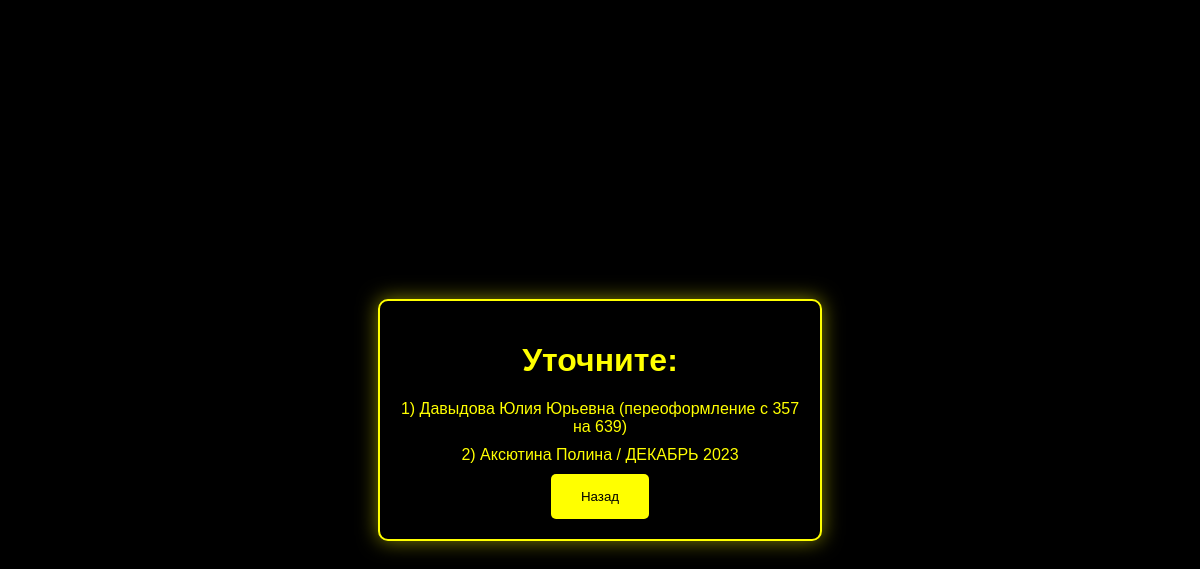
Page /client?id=3 on the earlier database version.
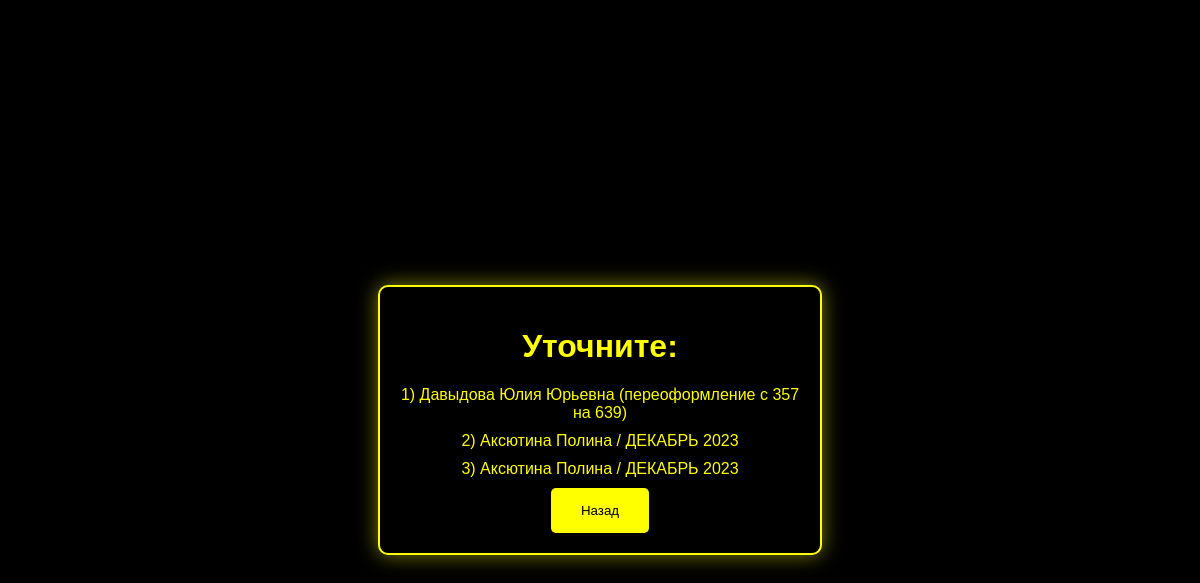
Same page on the later database version.
### main.py (models this page shows, shortened)
class Clients(db.Model):
    id = db.Column(db.Integer, primary_key=True)
    name = db.Column(db.String(100))
    phone_number = db.Column(db.String(80))
    date_signing = db.Column(db.String(100))
    activate_date = db.Column(db.String(100))
    freezing = db.Column(db.String(100))
    subscription_number = db.Column(db.String(100))
    summa = db.Column(db.String(100))
    time = db.Column(db.String(100))
    admin = db.Column(db.String(100))

### main.py (the view)
@app.route('/client', methods=['GET'])
def client():
    arrival = request.args.get('arrival')
    if arrival == 'success':
        arrival = 'true'
    else:
        arrival = 'false'
    client_subscription_number = str(request.args.get('id'))
    if request.args.get('table_id'):
        client = Clients.query.filter_by(id=request.args.get('table_id')).all()
    else:
        client = Clients.query.filter_by(subscription_number=client_subscription_number).all()
    if not client:
        res = []
        clients = Clients.query.all()
        for i in clients:
            if client_subscription_number.lower() in i.name.lower():
                res.append(i)
        if len(res) == 0:
            client = None
        else:
            client = res
    if client:
        if len(client) == 1:
            client = client[0]
            data = {
                'id': client.id,
                'name': client.name,
                'phone_number': client.phone_number,
                'date_signing': client.date_signing,
                'activate_date': client.activate_date,
                'freezing': client.freezing,
                'subscription_number': client.subscription_number,
                'summa': client.summa,
                'time': client.time,
                'admin': client.admin
            }
            return render_template('client.html', data=data, arrival=arrival)
        else:
            datas = []
            for client in client:
                data = {
                    'id': client.id,
                    'name': client.name,
                    'phone_number': client.phone_number,
                    'date_signing': client.date_signing,
                    'activate_date': client.activate_date,
                    'freezing': client.freezing,
                    'subscription_number': client_subscription_number,
                    'summa': client.summa,
                    'time': client.time,
                    'admin': client.admin
                }
                datas.append(data)
            return render_template('clients.html', data=datas, arrival=arrival)
    else:
        return render_template('no-user.html')

### templates/clients.html (shortened to what this page needs)
<!DOCTYPE html>
<html lang="en">
<head>
    <link rel="stylesheet" href="{{ url_for('static', filename='css/index.css') }}">
</head>
<body>
    <div class="container">
        <h1>Уточните:</h1>
        <ul>
                {% for el in data %}
                <li><a href="/client?table_id={{ el.id }}">{{ loop.index }}) {{ el.name }}</a></li>
                {% endfor %}
            <form action="/" method="get">
                <input type="submit" value="Назад">
            </form>
        </ul>
    </div>
</body>
</html>

### static/css/index.css (style rules this page uses)
body { background-color: #000; color: #fff; font-family: Arial, sans-serif; }
.container { max-width: 400px; margin: 100px auto; padding: 20px; text-align: center; background-color: #000; border-radius: 10px; box-shadow: 0 0 20px rgba(255, 255, 0, 0.5); }
input[type="submit"] { background-color: #ff0; color: #000; border: none; padding: 15px 30px; cursor: pointer; border-radius: 5px; transition: background-color 0.3s, transform 0.3s; }

### templates/clients.html (style rules this page uses)
body { background-color: black; color: yellow; font-family: Arial, sans-serif; margin: 0; padding: 20px; display: flex; justify-content: center; align-items: center; height: 100vh; }
.container { border: 2px solid yellow; padding: 20px; border-radius: 10px; }
h1 { color: yellow; text-align: center; }
ul { list-style-type: none; padding: 0; margin: 0; }
li { margin-bottom: 10px; }
a { color: yellow; text-decoration: none; }

Differences in the rows shown:
added Clients: name "Аксютина Полина / ДЕКАБРЬ 2023"
